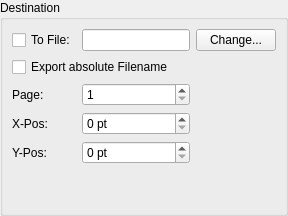
                <widget class="QWidget" name="page_9">
                 <layout class="QVBoxLayout" name="verticalLayout_15">
                  <property name="leftMargin">
                   <number>0</number>
                  </property>
                  <property name="topMargin">
                   <number>0</number>
                  </property>
                  <property name="rightMargin">
                   <number>0</number>
                  </property>
                  <property name="bottomMargin">
                   <number>0</number>
                  </property>
                  <item>
                   <widget class="QGroupBox" name="GroupBoxDestination">
                    <property name="title">
                     <string>Destination</string>
                    </property>
                    <layout class="QGridLayout" name="GroupBoxDestinationLayout">
                     <item row="0" column="2">
                      <widget class="QPushButton" name="ChFile">
                       <property name="text">
                        <string>Change...</string>
                       </property>
                      </widget>
                     </item>
                     <item row="2" column="0">
                      <widget class="QLabel" name="label_15">
                       <property name="text">
                        <string>Page:</string>
                       </property>
                      </widget>
                     </item>
                     <item row="0" column="1">
                      <widget class="QLineEdit" name="Destfile">
                       <property name="readOnly">
                        <bool>true</bool>
                       </property>
                      </widget>
                     </item>
                     <item row="2" column="1">
                      <widget class="QSpinBox" name="SpinBox11">
                       <property name="minimum">
                        <number>1</number>
                       </property>
                       <property name="maximum">
                        <number>1000</number>
                       </property>
                      </widget>
                     </item>
                     <item row="4" column="0">
                      <widget class="QLabel" name="label_17">
                       <property name="text">
                        <string>Y-Pos:</string>
                       </property>
                      </widget>
                     </item>
                     <item row="1" column="0" colspan="3">
                      <widget class="QCheckBox" name="useAbsolute">
                       <property name="text">
                        <string>Export absolute Filename</string>
                       </property>
                      </widget>
                     </item>
                     <item row="4" column="1">
                      <widget class="QSpinBox" name="SpinBox31">
                       <property name="suffix">
                        <string> pt</string>
                       </property>
                      </widget>
                     </item>
                     <item row="0" column="0">
                      <widget class="QCheckBox" name="LExtern">
                       <property name="text">
                        <string>To File:</string>
                       </property>
                      </widget>
                     </item>
                     <item row="3" column="0">
                      <widget class="QLabel" name="label_16">
                       <property name="text">
                        <string>X-Pos:</string>
                       </property>
                      </widget>
                     </item>
                     <item row="3" column="1">
                      <widget class="QSpinBox" name="SpinBox21">
                       <property name="suffix">
                        <string> pt</string>
                       </property>
                      </widget>
                     </item>
                     <item row="5" column="1">
                      <spacer name="verticalSpacer_12">
                       <property name="orientation">
                        <enum>Qt::Vertical</enum>
                       </property>
                       <property name="sizeHint" stdset="0">
                        <size>
                         <width>20</width>
                         <height>40</height>
                        </size>
                       </property>
                      </spacer>
                     </item>
                    </layout>
                   </widget>
                  </item>
                 </layout>
                </widget>
